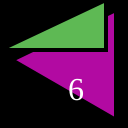
Frame 1 (no input)
Frame 60 (no input): identical to frame 1, image omitted
Frame 120 (the mouse pressed at the canvas centre since frame 60): identical to frame 1, image omitted

The p5.js sketch that drew this single still picture (run headless with seeded random() and noise() and a simulated clock; from frame 60 on, the mouse is pressed at the canvas centre):

// p5.js sketch
// ── sketch.js
function setup() {
  createCanvas(128,128);
}

function draw() {
  background(0);
  strokeWeight(4);
  fill(178, 10, 162);
  triangle(12,60,116,120,116,10);
  fill(94, 185, 84);
  triangle(0,50,106,50,106,0);
  fill(255);
  textSize(32);
  textFont("serif");
  text("6", 68, 100);
}
